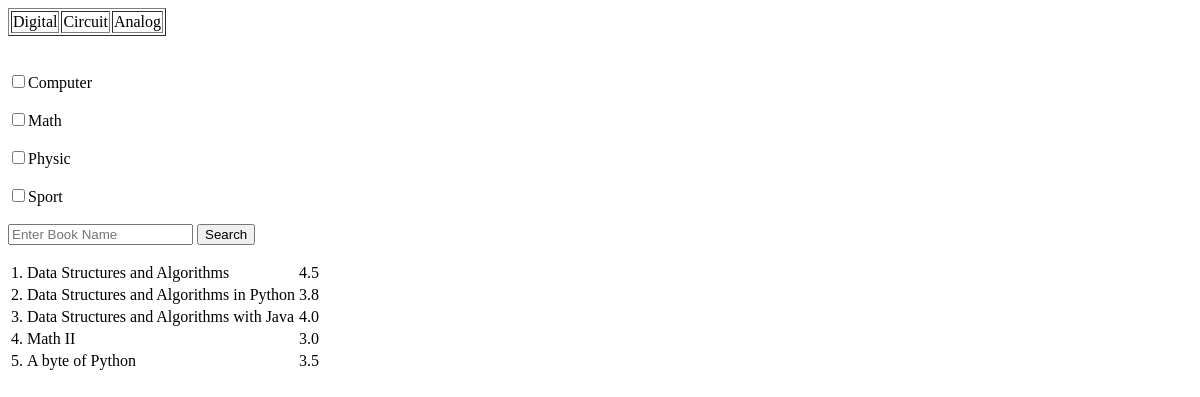
The page /book/ on the database as committed earlier.
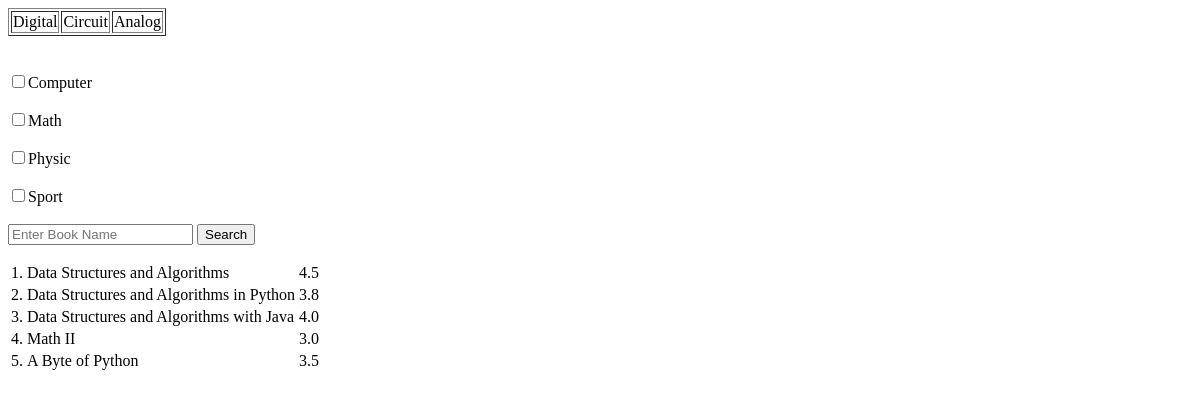
The same page on the database as committed later.
### book/models.py (models this page shows, shortened)
class Book(models.Model):
    name = models.TextField(max_length=100)
    score = models.FloatField(validators=[MinValueValidator(0), MaxValueValidator(5)])
    categories = models.ManyToManyField(Categories)

### book/views.py (the view, shortened to what this page needs)
# urls.py: path('book/', book_views.find_book, name='book'),
def find_book(request):
    if request.method == 'GET':
        cate_name1 = request.GET.get('com', '')
        cate_name2 = request.GET.get('math', '')
        cate_name3 = request.GET.get('phy', '')
        cate_name4 = request.GET.get('sport', '')
        search_name = request.GET.get('book_name', '')
        if search_name != '':
            books = Book.objects.filter(name__contains=search_name)
            return render(request, 'book.html', {'books': books})
    books = Book.objects.all()
    return render(request, 'book.html', {'books': books})

### book/templates/book.html (shortened to what this page needs)
<html>
    <head>
    </head>
    <body>
        <table id="best_book" border="1">
            <tr>
                <td>Digital</td>
                <td>Circuit</td>
                <td>Analog</td>
            </tr>
        </table>
        <br><br>
        <form id="categories" method="GET">
            <input type="checkbox" name="com" value="Computer">Computer<br><br>
            <input type="checkbox" name="math" value="Math">Math<br><br>
            <input type="checkbox" name="phy" value="Physic">Physic<br><br>
            <input type="checkbox" name="sport" value="Sport">Sport<br><br>
            <input type="text" name="book_name" placeholder="Enter Book Name">
            <input type="submit" value="Search">
        </form>
        <table id="search_book">
            {% for book in books %}
            <tr>
                <td>{{ forloop.counter }}. </td>
                <td>{{ book.name }}</td>
                <td>{{ book.score }}</td>
            </tr>
            {% endfor %}
        </table>
    </body>
</html>

Rows that differ between the two databases and show on the page:
removed Book: name "A byte of Python", score "3.5"
added Book: name "A Byte of Python", score "3.5"
